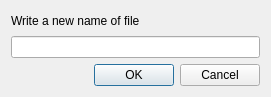
<?xml version="1.0" encoding="UTF-8"?>
<ui version="4.0">
 <class>RenameFileDialog</class>
 <widget class="QDialog" name="RenameFileDialog">
  <property name="geometry">
   <rect>
    <x>0</x>
    <y>0</y>
    <width>271</width>
    <height>97</height>
   </rect>
  </property>
  <property name="windowTitle">
   <string>Rename file</string>
  </property>
  <layout class="QVBoxLayout" name="verticalLayout">
   <item>
    <widget class="QLabel" name="label">
     <property name="text">
      <string>Write a new name of file</string>
     </property>
    </widget>
   </item>
   <item>
    <widget class="QLineEdit" name="lineEdit"/>
   </item>
   <item>
    <widget class="QDialogButtonBox" name="buttonBox">
     <property name="orientation">
      <enum>Qt::Orientation::Horizontal</enum>
     </property>
     <property name="standardButtons">
      <set>QDialogButtonBox::StandardButton::Cancel|QDialogButtonBox::StandardButton::Ok</set>
     </property>
    </widget>
   </item>
  </layout>
 </widget>
 <resources/>
 <connections>
  <connection>
   <sender>buttonBox</sender>
   <signal>accepted()</signal>
   <receiver>RenameFileDialog</receiver>
   <slot>accept()</slot>
   <hints>
    <hint type="sourcelabel">
     <x>248</x>
     <y>254</y>
    </hint>
    <hint type="destinationlabel">
     <x>157</x>
     <y>274</y>
    </hint>
   </hints>
  </connection>
  <connection>
   <sender>buttonBox</sender>
   <signal>rejected()</signal>
   <receiver>RenameFileDialog</receiver>
   <slot>reject()</slot>
   <hints>
    <hint type="sourcelabel">
     <x>316</x>
     <y>260</y>
    </hint>
    <hint type="destinationlabel">
     <x>286</x>
     <y>274</y>
    </hint>
   </hints>
  </connection>
 </connections>
</ui>
